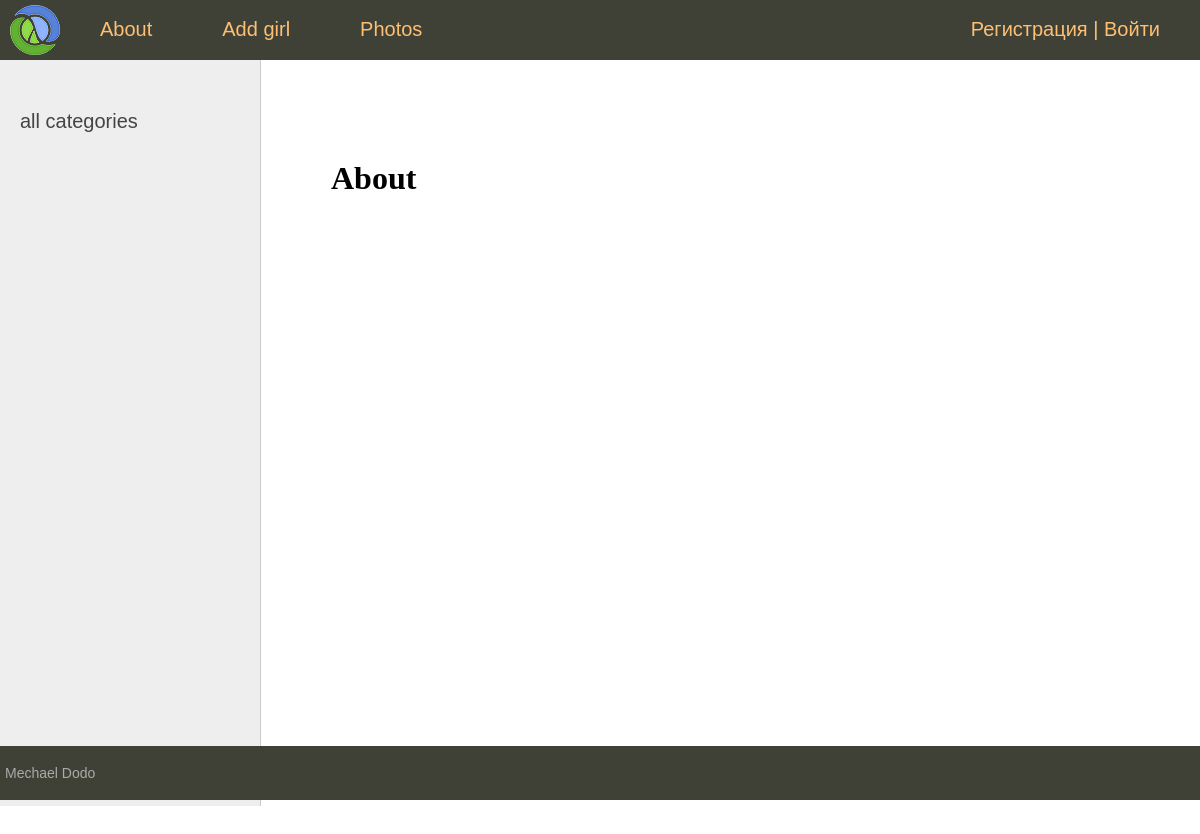
/about/, run on an earlier commit of the app's database.
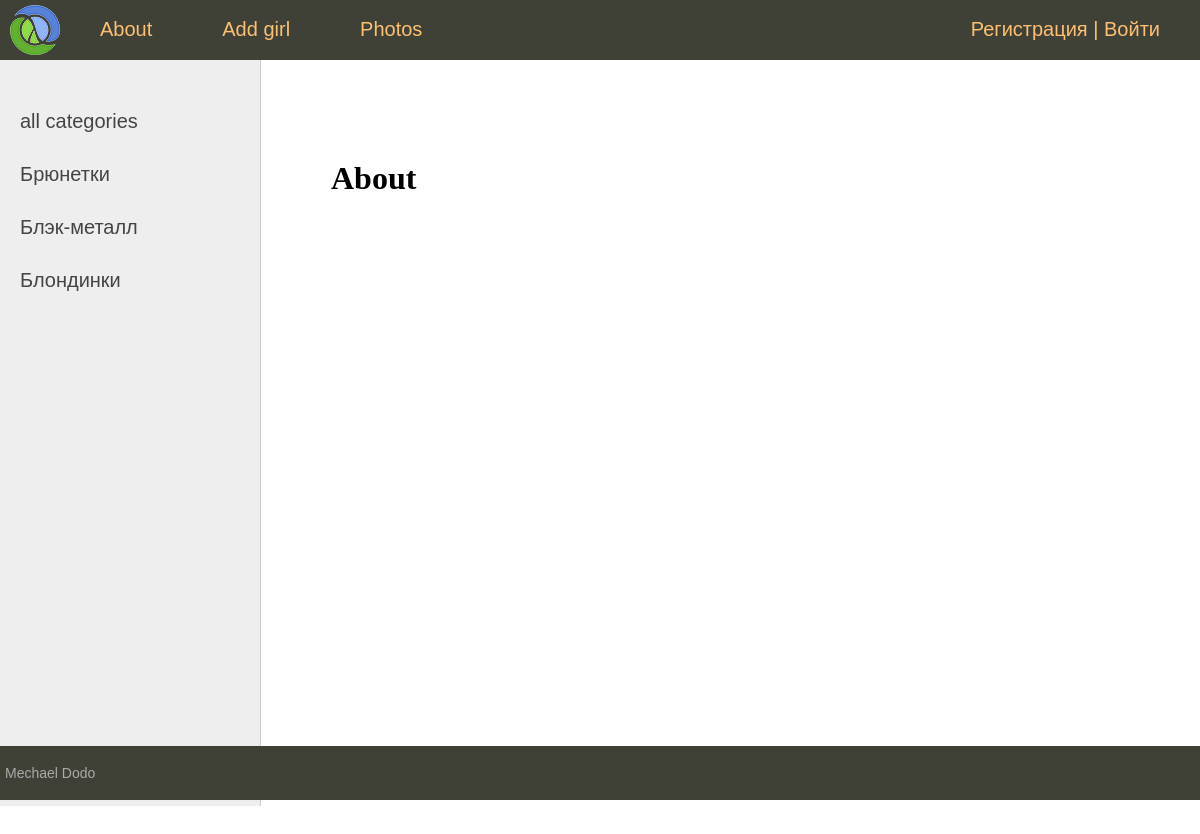
And on a later commit of the database.
### beautido_app/models.py (models this page shows, shortened)
class Category(models.Model):
    title = models.CharField(max_length=100, db_index=True)
    slug = models.SlugField(max_length=255, unique=True, db_index=True)
    def get_absolute_url(self):
        return reverse('show_the_category', args=[self.slug, ])

### beautido_app/views.py (the view)
# urls.py: path('about/', about, name='about'),
def about(request):
    context = {
        'title': 'About',
        'menu': menu,
    }
    return render(request, 'beautido_app/about.html', context)

### beautido_app/templatetags/beautido_app_tags.py (called while the page is built)
@register.inclusion_tag('beautido_app/list_categories.html')
def show_categories(sort=None, cat_selected=0):
    if not sort:
        categories = Category.objects.annotate(Count('girls'))
    else:
        categories = Category.objects.order_by(sort)
    return {'categories': categories, 'cat_selected': cat_selected}

### beautido_app/templates/beautido_app/about.html
{% extends 'beautido_app/base.html' %}
{% block content %}
    <h1>{{ title }}</h1>
{% endblock content %}

### beautido_app/templates/beautido_app/list_categories.html (shortened to what this page needs)
{% for category in categories %}
        {% if cat_selected == category.slug %}
            <li class="selected">{{ category.title }}</li>
        {% else %}
            <li><a href="{{ category.get_absolute_url }}">{{ category.title }}</a></li>
        {% endif %}
{% endfor %}

What changed in the data, as far as the page shows it:
added Category: title "Брюнетки"
added Category: title "Блэк-металл"
added Category: title "Блондинки"
